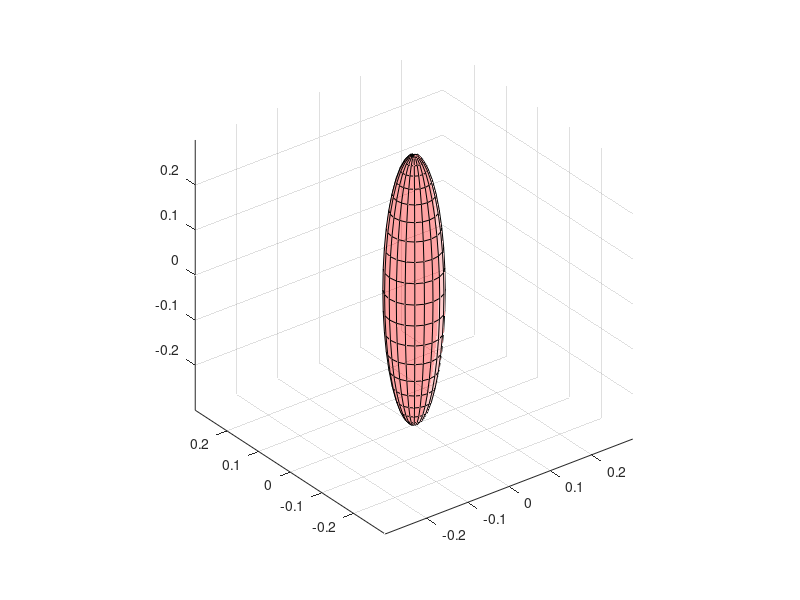

Source code (MATLAB):
% Define the center and radii of the spheroid
close all
clear 

xc = 0;
yc = 0;
zc = 0;
% Parameters for the potential
a = 0.3;
b = a/5;

% a = 3;
% b = 2;
rx = b;
ry = b;
rz = a;

% Generate the spheroid
n = 20; % number of points to use in each dimension
[x,y,z] = ellipsoid(xc,yc,zc,rx,ry,rz,n);

% Plot the spheroid
figure
surf(x,y,z,'FaceColor','r','FaceAlpha',0.2)
axis equal
%%
a = 0.25;
b = a/10;
r = b;
h = 2*a-2*b;

% Generate the cylinder
n = 20; % number of points to use in each dimension
[x,y,z] = cylinder(r,n);

% Scale the cylinder to the desired height
z = z * h-a+b;

% Plot the cylinder
hold on
surf(x,y,z,'FaceAlpha',0.2)
axis equal